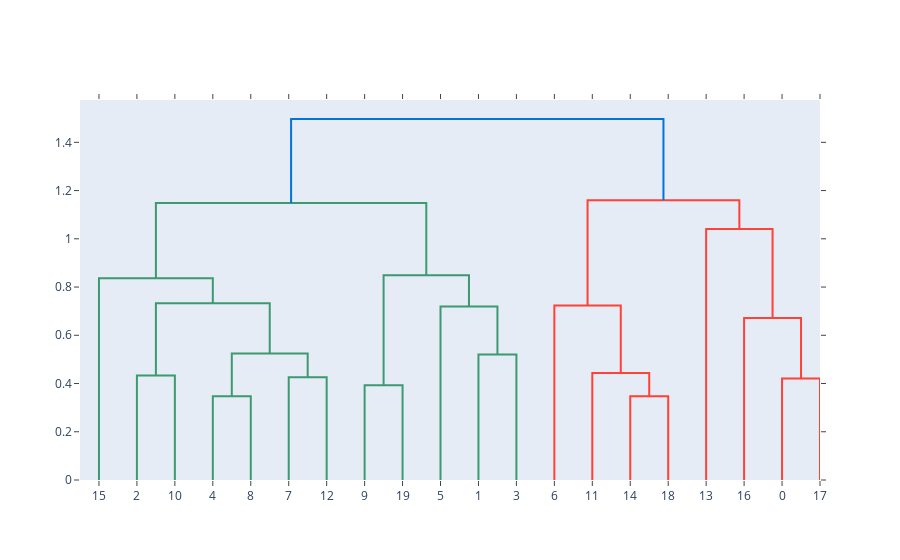

The cell this chart's notebook holds for it:
### Code cell
import plotly.figure_factory as ff
import numpy as np
np.random.seed(3)

# 20 samples, with 5 dimensions each
X = np.random.rand(20, 5)

fig = ff.create_dendrogram(X, color_threshold = 1.2)
fig.update_layout(autosize = True)

fig.show()

### Figure 1 — Plotly figure (JSON) as saved in the notebook; plotly's stock layout.template omitted (floating-point values rounded to 4 significant figures)
{"data": [{"hoverinfo": "text", "marker": {"color": "rgb(61,153,112)"}, "mode": "lines", "type": "scatter", "x": [15, 15, 25, 25], "xaxis": "x", "y": [0, 0.4336, 0.4336, 0], "yaxis": "y"}, {"hoverinfo": "text", "marker": {"color": "rgb(61,153,112)"}, "mode": "lines", "type": "scatter", "x": [35, 35, 45, 45], "xaxis": "x", "y": [0, 0.3471, 0.3471, 0], "yaxis": "y"}, {"hoverinfo": "text", "marker": {"color": "rgb(61,153,112)"}, "mode": "lines", "type": "scatter", "x": [55, 55, 65, 65], "xaxis": "x", "y": [0, 0.4262, 0.4262, 0], "yaxis": "y"}, {"hoverinfo": "text", "marker": {"color": "rgb(61,153,112)"}, "mode": "lines", "type": "scatter", "x": [40, 40, 60, 60], "xaxis": "x", "y": [0.3471, 0.5245, 0.5245, 0.4262], "yaxis": "y"}, {"hoverinfo": "text", "marker": {"color": "rgb(61,153,112)"}, "mode": "lines", "type": "scatter", "x": [20, 20, 50, 50], "xaxis": "x", "y": [0.4336, 0.7329, 0.7329, 0.5245], "yaxis": "y"}, {"hoverinfo": "text", "marker": {"color": "rgb(61,153,112)"}, "mode": "lines", "type": "scatter", "x": [5, 5, 35, 35], "xaxis": "x", "y": [0, 0.8365, 0.8365, 0.7329], "yaxis": "y"}, {"hoverinfo": "text", "marker": {"color": "rgb(61,153,112)"}, "mode": "lines", "type": "scatter", "x": [75, 75, 85, 85], "xaxis": "x", "y": [0, 0.3926, 0.3926, 0], "yaxis": "y"}, {"hoverinfo": "text", "marker": {"color": "rgb(61,153,112)"}, "mode": "lines", "type": "scatter", "x": [105, 105, 115, 115], "xaxis": "x", "y": [0, 0.5207, 0.5207, 0], "yaxis": "y"}, {"hoverinfo": "text", "marker": {"color": "rgb(61,153,112)"}, "mode": "lines", "type": "scatter", "x": [95, 95, 110, 110], "xaxis": "x", "y": [0, 0.7193, 0.7193, 0.5207], "yaxis": "y"}, {"hoverinfo": "text", "marker": {"color": "rgb(61,153,112)"}, "mode": "lines", "type": "scatter", "x": [80, 80, 102.5, 102.5], "xaxis": "x", "y": [0.3926, 0.8488, 0.8488, 0.7193], "yaxis": "y"}, {"hoverinfo": "text", "marker": {"color": "rgb(61,153,112)"}, "mode": "lines", "type": "scatter", "x": [20, 20, 91.25, 91.25], "xaxis": "x", "y": [0.8365, 1.149, 1.149, 0.8488], "yaxis": "y"}, {"hoverinfo": "text", "marker": {"color": "rgb(255,65,54)"}, "mode": "lines", "type": "scatter", "x": [145, 145, 155, 155], "xaxis": "x", "y": [0, 0.3477, 0.3477, 0], "yaxis": "y"}, {"hoverinfo": "text", "marker": {"color": "rgb(255,65,54)"}, "mode": "lines", "type": "scatter", "x": [135, 135, 150, 150], "xaxis": "x", "y": [0, 0.444, 0.444, 0.3477], "yaxis": "y"}, {"hoverinfo": "text", "marker": {"color": "rgb(255,65,54)"}, "mode": "lines", "type": "scatter", "x": [125, 125, 142.5, 142.5], "xaxis": "x", "y": [0, 0.7233, 0.7233, 0.444], "yaxis": "y"}, {"hoverinfo": "text", "marker": {"color": "rgb(255,65,54)"}, "mode": "lines", "type": "scatter", "x": [185, 185, 195, 195], "xaxis": "x", "y": [0, 0.4203, 0.4203, 0], "yaxis": "y"}, {"hoverinfo": "text", "marker": {"color": "rgb(255,65,54)"}, "mode": "lines", "type": "scatter", "x": [175, 175, 190, 190], "xaxis": "x", "y": [0, 0.6721, 0.6721, 0.4203], "yaxis": "y"}, {"hoverinfo": "text", "marker": {"color": "rgb(255,65,54)"}, "mode": "lines", "type": "scatter", "x": [165, 165, 182.5, 182.5], "xaxis": "x", "y": [0, 1.041, 1.041, 0.6721], "yaxis": "y"}, {"hoverinfo": "text", "marker": {"color": "rgb(255,65,54)"}, "mode": "lines", "type": "scatter", "x": [133.8, 133.8, 173.8, 173.8], "xaxis": "x", "y": [0.7233, 1.16, 1.16, 1.041], "yaxis": "y"}, {"hoverinfo": "text", "marker": {"color": "rgb(0,116,217)"}, "mode": "lines", "type": "scatter", "x": [55.62, 55.62, 153.8, 153.8], "xaxis": "x", "y": [1.149, 1.497, 1.497, 1.16], "yaxis": "y"}], "layout": {"autosize": true, "height": null, "hovermode": "closest", "showlegend": false, "width": null, "xaxis": {"mirror": "allticks", "rangemode": "tozero", "showgrid": false, "showline": true, "showticklabels": true, "tickmode": "array", "ticks": "outside", "ticktext": ["15", "2", "10", "4", "8", "7", "12", "9", "19", "5", "1", "3", "6", "11", "14", "18", "13", "16", "0", "17"], "tickvals": [5, 15, 25, 35, 45, 55, 65, 75, 85, 95, 105, 115, 125, 135, 145, 155, 165, 175, 185, 195], "type": "linear", "zeroline": false}, "yaxis": {"mirror": "allticks", "rangemode": "tozero", "showgrid": false, "showline": true, "showticklabels": true, "ticks": "outside", "type": "linear", "zeroline": false}}}
